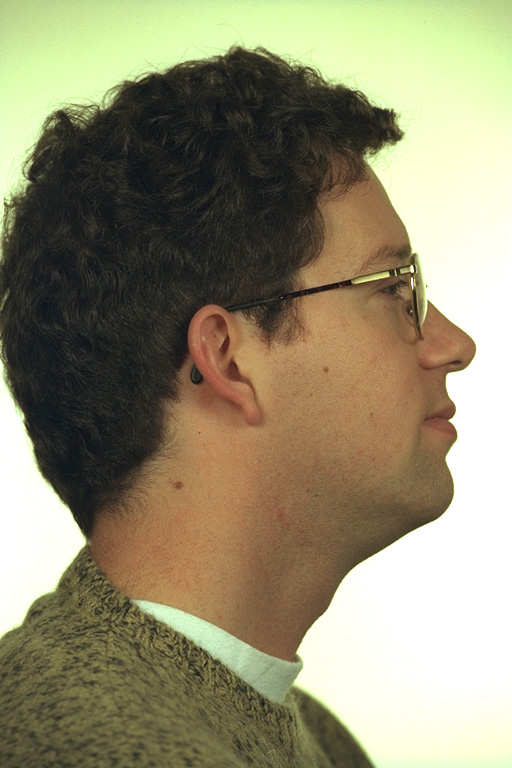
#> input picture Images/Original Images/img_010.jpg, 512 x 768 px; its folder holds only this picture in this run
$ jupyter execute --allow-errors Task3-3-Copy1.ipynb
#> lines starting #> are read from the running program, lines starting #| are printed output that depends on the picture; after the words box and inside, x2 and y2 are one past the last pixel; in counts of white or black regions, pixels touching at a corner belong together
### Codes/utils.py
import matplotlib.pyplot as plt
import numpy as np
import glob
import cv2
# [40 lines left out: function mask_by_range_and_plot, not called in this run]

def mask_by_dilated_range_and_plot(max_bgr_skin_range,min_bgr_skin_range,max_hsv_skin_range,min_hsv_skin_range):
    print("Max bgr skin range",max_bgr_skin_range)
    print("Min bgr skin range",min_bgr_skin_range)
    print("Max hsv skin range",max_hsv_skin_range)
    print("Min hsv skin range",min_hsv_skin_range)
    kernel = np.ones((4,4),np.uint8)


    original_images=glob.glob("Images/Original Images/img_01*.jpg")+glob.glob("Images/Original Images/img_020.jpg")
    original_images.sort()


    for img in original_images:
        plt.figure(figsize=(20,9))

        bgr_img=cv2.imread(img)
        plt.subplot(141)
        bgr_mask=cv2.inRange(bgr_img,min_bgr_skin_range,max_bgr_skin_range)
        bgr_mask = cv2.dilate(bgr_mask,kernel,iterations = 5)
        plt.axis('off')
        plt.title("BGR Mask",fontsize=15)
        plt.imshow(bgr_mask, cmap=plt.cm.gray)

        masked_bgr=cv2.bitwise_and(bgr_img,bgr_img,mask=bgr_mask)
        plt.subplot(142)
        plt.axis('off')
        plt.title("Masked BGR",fontsize=15)
        plt.imshow(cv2.cvtColor(masked_bgr,cv2.COLOR_BGR2RGB))

        hsv_img=cv2.cvtColor(masked_bgr,cv2.COLOR_BGR2HSV)
        hsv_mask=cv2.inRange(hsv_img,min_hsv_skin_range,max_hsv_skin_range)
        hsv_mask = cv2.dilate(bgr_mask,kernel,iterations = 1)

        masked_hsv=cv2.bitwise_and(hsv_img,hsv_img,mask=hsv_mask)
        plt.subplot(143)
        plt.axis('off')
        plt.title("HSV Mask",fontsize=15)
        plt.imshow(hsv_mask, cmap=plt.cm.gray)

        plt.subplot(144)
        plt.axis('off')
        plt.title("Masked HSV",fontsize=15)
        plt.imshow(cv2.cvtColor(masked_hsv,cv2.COLOR_HSV2RGB))

        plt.show()
# [14 lines left out: function kMeans, not called in this run]

### Task3-3-Copy1.ipynb
[cell 1]
import numpy as np
import cv2
import matplotlib.pyplot as plt

from collections import Counter

from sklearn.cluster import KMeans
import glob
from utils import mask_by_dilated_range_and_plot

[cell 2]
def draw_samples_from_face(mu=15):
    x_s=[]
    y_s=[]
    b=mu
    a=2*b
    for i in range(12000):
        y=np.random.randint(-a,a)
        x=np.random.randint(-b,b)
        if np.divide(np.square(x),np.square(b))+np.divide(np.square(y),np.square(a))<1:
                y_s.append(y)
                x_s.append(x)
                if len(y_s)==25:
                    break
    return  list(map(lambda x: x + 256, x_s)),list(map(lambda x: x +384, y_s))

def get_max_crowded_centroid_value(img):
    reshaped_img =img.reshape(img.shape[0] * img.shape[1],img.shape[2])
    kmeans=KMeans(n_clusters=4)
    quantized_img_predicted=kmeans.fit_predict(reshaped_img)

    quantized_img = [ kmeans.cluster_centers_[cl] for cl in quantized_img_predicted ]
    quantized_img=np.array(quantized_img).reshape(img.shape[0] , img.shape[1],img.shape[2])
    x,y=draw_samples_from_face(80)
    values,counts=np.unique(quantized_img[y,x],return_counts=True,axis=0)
    return values[np.argmax(counts)]

#> (a cell that did not finish here is left out)

[cell 4]
bgr_centroids=[]
hsv_centroids=[]
original_images=glob.glob("Images/Original Images/img_01*.jpg")+glob.glob("Images/Original Images/img_020.jpg")
original_images.sort()
for img_path in original_images:
    bgr_img=cv2.imread(img_path)
#> bgr_img is the input picture: shape (768, 512, 3); mean B, G, R 113, 140.4, 146.6


    bgr_centroids.append(get_max_crowded_centroid_value(bgr_img))
#> in get_max_crowded_centroid_value, `quantized_img = [ kmeans.cluster_centers_[cl] for cl in quantized_img_..`: quantized_img = 393216 items
#> in get_max_crowded_centroid_value, `quantized_img=np.array(quantized_img).reshape(img.shape[0] , img.shape..`:
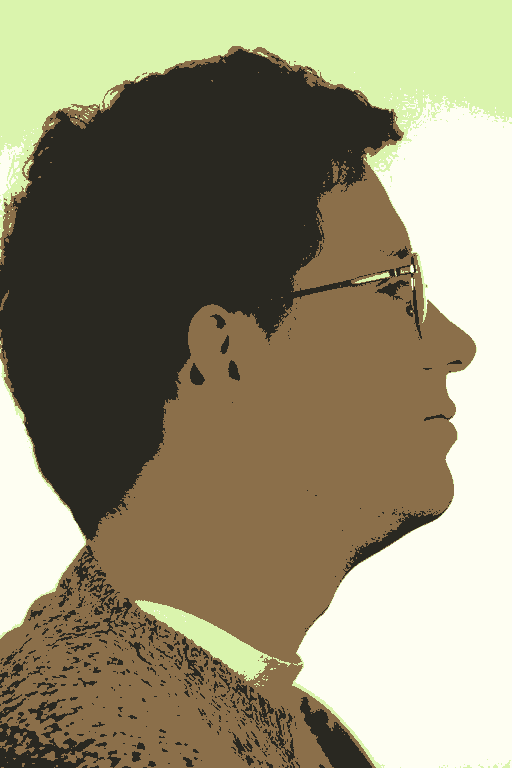
#> quantized_img: shape (768, 512, 3) float64; mean B, G, R 113, 140.4, 146.6
#> in get_max_crowded_centroid_value, `values,counts=np.unique(quantized_img[y,x],return_counts=True,axis=0)`: values = [[33.86, 40.49, 41.56], [74.1, 111.6, 139.2]]; counts = [5, 20]
    hsv_img=cv2.cvtColor(bgr_img,cv2.COLOR_BGR2HSV)
#> hsv_img: shape (768, 512, 3); mean H, S, V 30.1, 68.5, 150.9
    hsv_centroids.append(get_max_crowded_centroid_value(hsv_img))
#> in get_max_crowded_centroid_value (call 2), `quantized_img=np.array(quantized_img).reshape(img.shape[0] , img.shape..`:
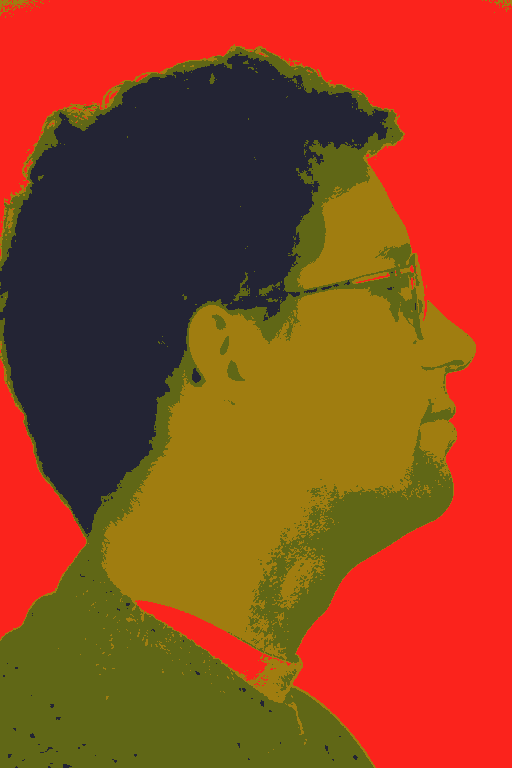
#> quantized_img: shape (768, 512, 3) float64; mean B, G, R 30.1, 68.4, 150.8
#> in get_max_crowded_centroid_value (call 2), `values,counts=np.unique(quantized_img[y,x],return_counts=True,axis=0)`: values = [[16.24, 125.6, 160.2], [22.86, 103.5, 96.45], [52.16, 36.1, 35.52]]; counts = [18, 2, 5]


max_bgr_skin_range=np.max(bgr_centroids,axis=0).astype(np.uint8)
#> max_bgr_skin_range = [74, 111, 139]
min_bgr_skin_range=np.min(bgr_centroids,axis=0).astype(np.uint8)
#> min_bgr_skin_range = [74, 111, 139]
max_hsv_skin_range=np.max(hsv_centroids,axis=0).astype(np.uint8)
#> max_hsv_skin_range = [16, 125, 160]
min_hsv_skin_range=np.min(hsv_centroids,axis=0).astype(np.uint8)
#> min_hsv_skin_range = [16, 125, 160]

mask_by_dilated_range_and_plot(max_bgr_skin_range,min_bgr_skin_range,max_hsv_skin_range,min_hsv_skin_range)
#| Max bgr skin range [ 74 111 139]
#| Min bgr skin range [ 74 111 139]
#| Max hsv skin range [ 16 125 160]
#| Min hsv skin range [ 16 125 160]
#> in mask_by_dilated_range_and_plot, `bgr_mask=cv2.inRange(bgr_img,min_bgr_skin_range,max_bgr_skin_range)`:
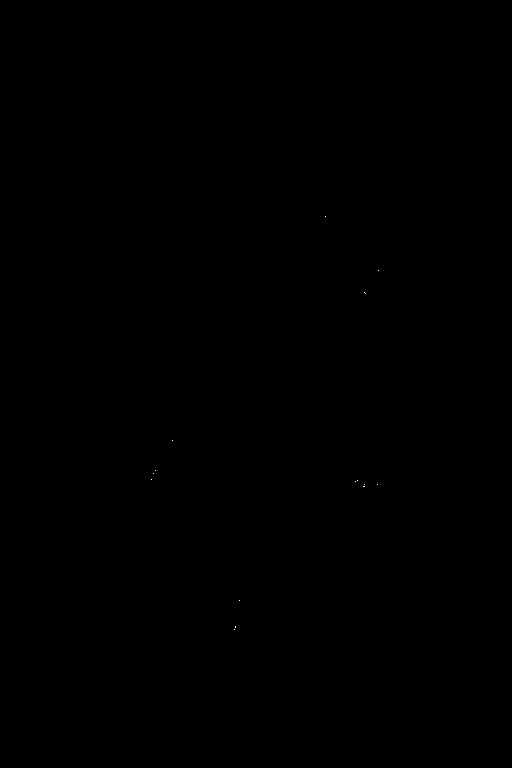
#> bgr_mask: shape (768, 512); 0% white in thin lines or dots, all inside (x1, y1, x2, y2) = (151, 216, 379, 630)
#> in mask_by_dilated_range_and_plot, `bgr_mask = cv2.dilate(bgr_mask,kernel,iterations = 5)`:
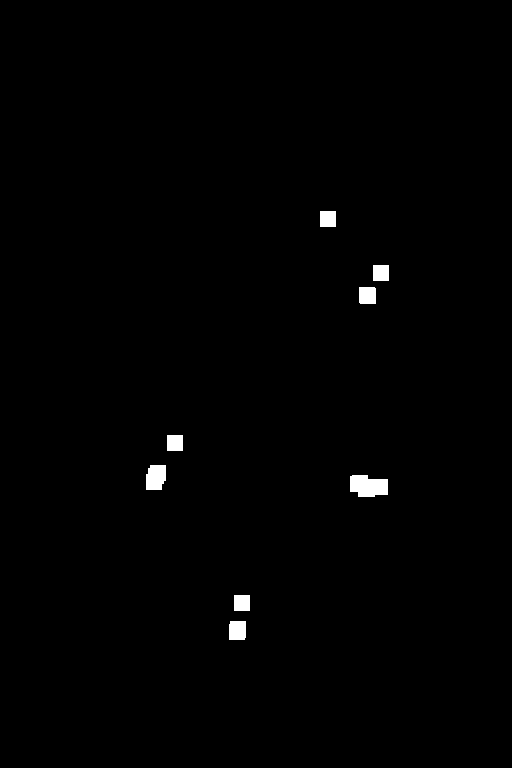
#> bgr_mask: shape (768, 512); 0.7% white; 8 white regions, largest, box (x1, y1, x2, y2) and area: (350, 475, 388, 497) 688, (146, 465, 166, 490) 446, (229, 621, 246, 640) 318
#> in mask_by_dilated_range_and_plot, `hsv_img=cv2.cvtColor(masked_bgr,cv2.COLOR_BGR2HSV)`: hsv_img: shape (768, 512, 3); mean H, S, V 0.1, 0.8, 1
#> in mask_by_dilated_range_and_plot, `hsv_mask=cv2.inRange(hsv_img,min_hsv_skin_range,max_hsv_skin_range)`: hsv_mask: shape (768, 512); every value is 0
#> in mask_by_dilated_range_and_plot, `hsv_mask = cv2.dilate(bgr_mask,kernel,iterations = 1)`:
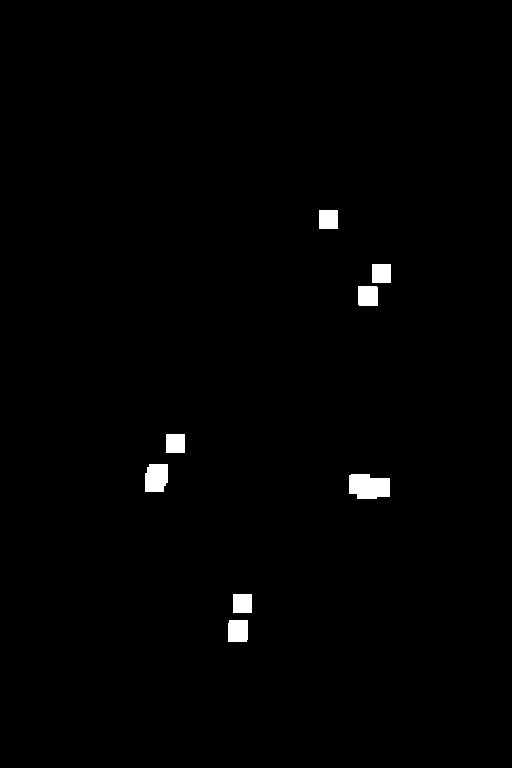
#> hsv_mask: shape (768, 512); 0.95% white; 8 white regions, largest, box (x1, y1, x2, y2) and area: (349, 474, 390, 499) 877, (145, 464, 168, 492) 590, (228, 620, 248, 642) 435
#> in mask_by_dilated_range_and_plot, `plt.show()`:
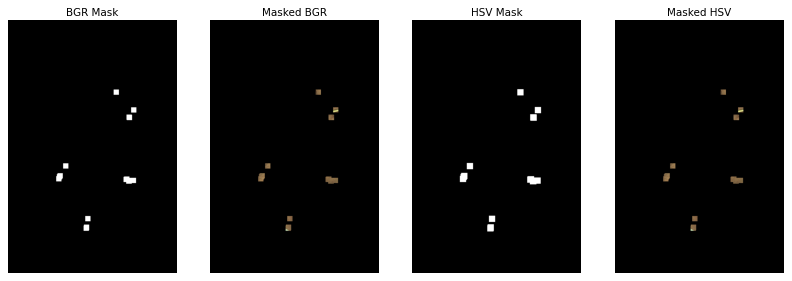
#> figure drawn by matplotlib, 4 panels

$ run again, on Images/Original Images/img_013.jpg
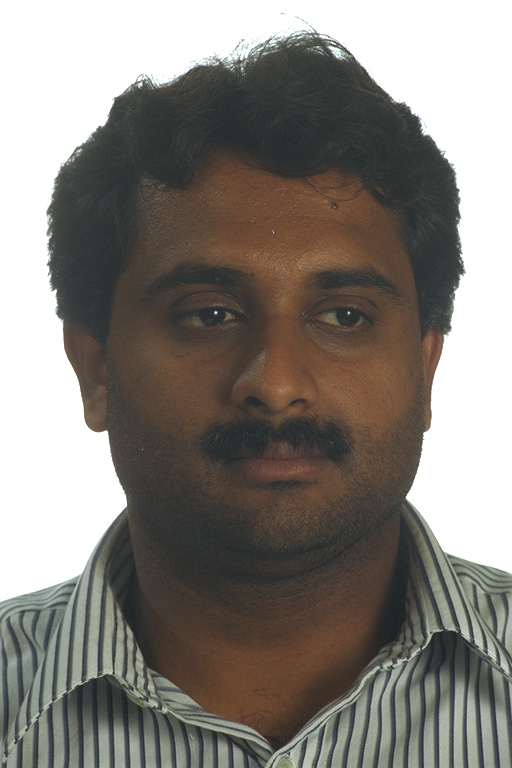
#> input picture Images/Original Images/img_013.jpg, 512 x 768 px
#> bgr_img is the input picture: shape (768, 512, 3); mean B, G, R 122.2, 128.3, 132.9
#> in get_max_crowded_centroid_value, `quantized_img = [ kmeans.cluster_centers_[cl] for cl in quantized_img_..`: quantized_img = 393216 items
#> values = [[52.74, 55.96, 57.84], [64.01, 78.52, 97.52]]; counts = [11, 14]
#> max_bgr_skin_range = [64, 78, 97]
#> max_hsv_skin_range = [12, 95, 89]
#| Max bgr skin range [64 78 97]
#| Min bgr skin range [64 78 97]
#| Max hsv skin range [12 95 89]
#| Min hsv skin range [12 95 89]
#> in mask_by_dilated_range_and_plot, `bgr_mask = cv2.dilate(bgr_mask,kernel,iterations = 5)`:
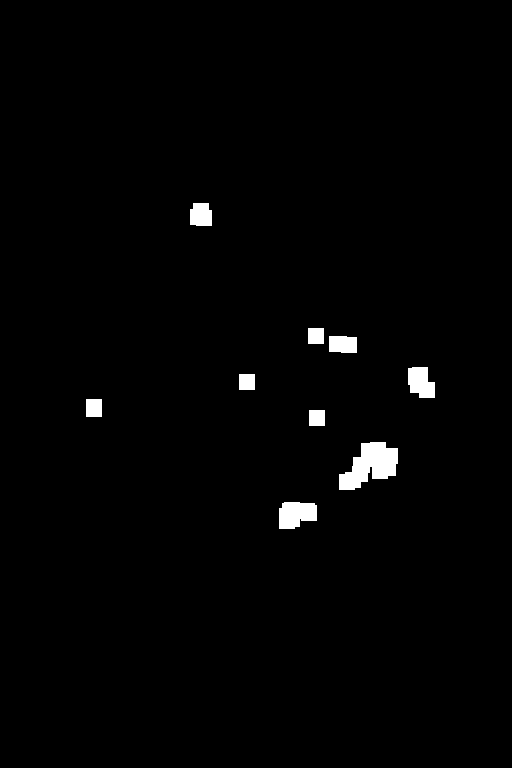
#> bgr_mask: shape (768, 512); 1.3% white; 9 white regions, largest, box (x1, y1, x2, y2) and area: (339, 442, 398, 490) 1717, (279, 502, 317, 529) 837, (408, 367, 435, 398) 657
#> in mask_by_dilated_range_and_plot, `plt.show()`:
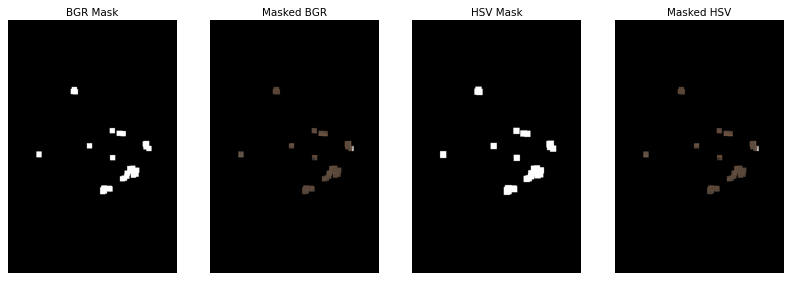
#> figure drawn by matplotlib, 4 panels
